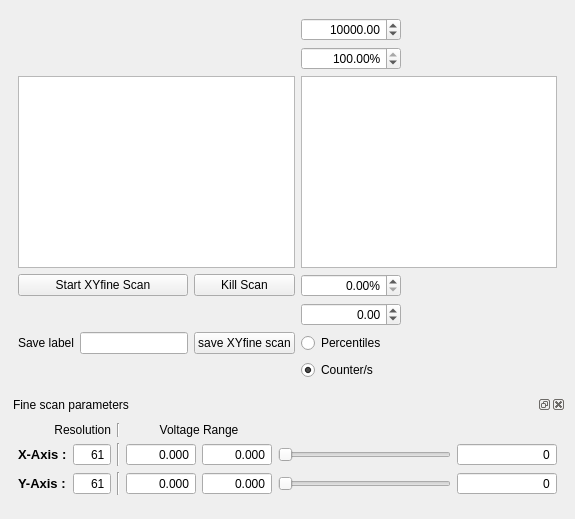
  <widget class="QDockWidget" name="XYfine">
   <property name="windowTitle">
    <string>XY Fine scan</string>
   </property>
   <attribute name="dockWidgetArea">
    <number>2</number>
   </attribute>
   <widget class="QWidget" name="dockWidgetContents">
    <layout class="QGridLayout" name="gridLayout_7">
     <item row="0" column="1">
      <widget class="QWidget" name="widget" native="true">
       <layout class="QVBoxLayout" name="verticalLayout_3">
        <item>
         <layout class="QGridLayout" name="gridLayout_8">
          <item row="3" column="2">
           <widget class="QPushButton" name="KillScanPushButton_2">
            <property name="text">
             <string>Kill Scan</string>
            </property>
           </widget>
          </item>
          <item row="0" column="3">
           <widget class="QDoubleSpinBox" name="xy_cb_max_DoubleSpinBox_2">
            <property name="sizePolicy">
             <sizepolicy hsizetype="Fixed" vsizetype="Fixed">
              <horstretch>0</horstretch>
              <verstretch>0</verstretch>
             </sizepolicy>
            </property>
            <property name="maximumSize">
             <size>
              <width>100</width>
              <height>16777215</height>
             </size>
            </property>
            <property name="mouseTracking">
             <bool>true</bool>
            </property>
            <property name="acceptDrops">
             <bool>true</bool>
            </property>
            <property name="alignment">
             <set>Qt::AlignRight|Qt::AlignTrailing|Qt::AlignVCenter</set>
            </property>
            <property name="accelerated">
             <bool>true</bool>
            </property>
            <property name="suffix">
             <string/>
            </property>
            <property name="minimum">
             <double>-1000000000.000000000000000</double>
            </property>
            <property name="maximum">
             <double>1000000000.000000000000000</double>
            </property>
            <property name="value">
             <double>10000.000000000000000</double>
            </property>
           </widget>
          </item>
          <item row="1" column="3">
           <widget class="QDoubleSpinBox" name="xy_cb_high_percentile_DoubleSpinBox_2">
            <property name="maximumSize">
             <size>
              <width>100</width>
              <height>16777215</height>
             </size>
            </property>
            <property name="alignment">
             <set>Qt::AlignRight|Qt::AlignTrailing|Qt::AlignVCenter</set>
            </property>
            <property name="suffix">
             <string>%</string>
            </property>
            <property name="minimum">
             <double>0.000000000000000</double>
            </property>
            <property name="maximum">
             <double>100.000000000000000</double>
            </property>
            <property name="value">
             <double>100.000000000000000</double>
            </property>
           </widget>
          </item>
          <item row="2" column="3">
           <widget class="PlotWidget" name="contrastView_2">
            <property name="sizePolicy">
             <sizepolicy hsizetype="Preferred" vsizetype="Expanding">
              <horstretch>0</horstretch>
              <verstretch>0</verstretch>
             </sizepolicy>
            </property>
           </widget>
          </item>
          <item row="5" column="3">
           <widget class="QRadioButton" name="centiles_RadioButton_2">
            <property name="sizePolicy">
             <sizepolicy hsizetype="Fixed" vsizetype="Preferred">
              <horstretch>0</horstretch>
              <verstretch>0</verstretch>
             </sizepolicy>
            </property>
            <property name="text">
             <string>Percentiles</string>
            </property>
            <property name="checked">
             <bool>false</bool>
            </property>
           </widget>
          </item>
          <item row="5" column="2">
           <widget class="QPushButton" name="savexy_pushButton_2">
            <property name="sizePolicy">
             <sizepolicy hsizetype="Minimum" vsizetype="Ignored">
              <horstretch>0</horstretch>
              <verstretch>0</verstretch>
             </sizepolicy>
            </property>
            <property name="text">
             <string>save XYfine scan</string>
            </property>
           </widget>
          </item>
          <item row="6" column="3">
           <widget class="QRadioButton" name="manual_RadioButton_2">
            <property name="sizePolicy">
             <sizepolicy hsizetype="Fixed" vsizetype="Fixed">
              <horstretch>0</horstretch>
              <verstretch>0</verstretch>
             </sizepolicy>
            </property>
            <property name="text">
             <string>Counter/s</string>
            </property>
            <property name="checked">
             <bool>true</bool>
            </property>
           </widget>
          </item>
          <item row="5" column="1">
           <widget class="QLineEdit" name="savelabel_2">
            <property name="sizePolicy">
             <sizepolicy hsizetype="Preferred" vsizetype="Preferred">
              <horstretch>0</horstretch>
              <verstretch>0</verstretch>
             </sizepolicy>
            </property>
           </widget>
          </item>
          <item row="3" column="3">
           <widget class="QDoubleSpinBox" name="xy_cb_low_percentile_DoubleSpinBox_2">
            <property name="maximumSize">
             <size>
              <width>100</width>
              <height>16777215</height>
             </size>
            </property>
            <property name="alignment">
             <set>Qt::AlignRight|Qt::AlignTrailing|Qt::AlignVCenter</set>
            </property>
            <property name="suffix">
             <string>%</string>
            </property>
            <property name="minimum">
             <double>0.000000000000000</double>
            </property>
            <property name="maximum">
             <double>100.000000000000000</double>
            </property>
            <property name="value">
             <double>0.000000000000000</double>
            </property>
           </widget>
          </item>
          <item row="5" column="0">
           <widget class="QLabel" name="label_6">
            <property name="text">
             <string>Save label</string>
            </property>
            <property name="alignment">
             <set>Qt::AlignRight|Qt::AlignTrailing|Qt::AlignVCenter</set>
            </property>
           </widget>
          </item>
          <item row="3" column="0" colspan="2">
           <widget class="QPushButton" name="startScanPushButton_2">
            <property name="text">
             <string>Start XYfine Scan</string>
            </property>
           </widget>
          </item>
          <item row="2" column="0" colspan="3">
           <widget class="PlotWidget" name="xyScanView_2"/>
          </item>
          <item row="4" column="3">
           <widget class="QDoubleSpinBox" name="xy_cb_min_DoubleSpinBox_2">
            <property name="sizePolicy">
             <sizepolicy hsizetype="Fixed" vsizetype="Fixed">
              <horstretch>0</horstretch>
              <verstretch>0</verstretch>
             </sizepolicy>
            </property>
            <property name="maximumSize">
             <size>
              <width>100</width>
              <height>16777215</height>
             </size>
            </property>
            <property name="mouseTracking">
             <bool>true</bool>
            </property>
            <property name="acceptDrops">
             <bool>true</bool>
            </property>
            <property name="alignment">
             <set>Qt::AlignRight|Qt::AlignTrailing|Qt::AlignVCenter</set>
            </property>
            <property name="accelerated">
             <bool>true</bool>
            </property>
            <property name="suffix">
             <string/>
            </property>
            <property name="minimum">
             <double>-1000000000.000000000000000</double>
            </property>
            <property name="maximum">
             <double>10000000.000000000000000</double>
            </property>
            <property name="value">
             <double>0.000000000000000</double>
            </property>
           </widget>
          </item>
         </layout>
        </item>
       </layout>
      </widget>
     </item>
     <item row="1" column="1">
      <widget class="QDockWidget" name="scan_control_dockWidget_2">
       <property name="sizePolicy">
        <sizepolicy hsizetype="Fixed" vsizetype="Fixed">
         <horstretch>0</horstretch>
         <verstretch>0</verstretch>
        </sizepolicy>
       </property>
       <property name="maximumSize">
        <size>
         <width>524287</width>
         <height>170</height>
        </size>
       </property>
       <property name="windowTitle">
        <string>Fine scan parameters</string>
       </property>
       <widget class="QWidget" name="dockWidgetContents_4">
        <layout class="QGridLayout" name="gridLayout_4">
         <item row="1" column="0">
          <widget class="QLabel" name="xAxisLabel_4">
           <property name="sizePolicy">
            <sizepolicy hsizetype="Fixed" vsizetype="Preferred">
             <horstretch>0</horstretch>
             <verstretch>0</verstretch>
            </sizepolicy>
           </property>
           <property name="font">
            <font>
             <pointsize>10</pointsize>
             <weight>75</weight>
             <bold>true</bold>
            </font>
           </property>
           <property name="text">
            <string>X-Axis :</string>
           </property>
           <property name="scaledContents">
            <bool>false</bool>
           </property>
          </widget>
         </item>
         <item row="1" column="4">
          <widget class="ScienDSpinBox" name="x_max_InputWidget_2">
           <property name="sizePolicy">
            <sizepolicy hsizetype="Expanding" vsizetype="Fixed">
             <horstretch>0</horstretch>
             <verstretch>0</verstretch>
            </sizepolicy>
           </property>
           <property name="minimumSize">
            <size>
             <width>70</width>
             <height>0</height>
            </size>
           </property>
           <property name="maximumSize">
            <size>
             <width>50</width>
             <height>16777215</height>
            </size>
           </property>
           <property name="mouseTracking">
            <bool>true</bool>
           </property>
           <property name="focusPolicy">
            <enum>Qt::WheelFocus</enum>
           </property>
           <property name="acceptDrops">
            <bool>true</bool>
           </property>
           <property name="toolTip">
            <string>&lt;html&gt;&lt;head/&gt;&lt;body&gt;&lt;p&gt;&lt;span style=&quot; font-size:10pt; font-weight:600;&quot;&gt;X_Max&lt;/span&gt;&lt;/p&gt;&lt;/body&gt;&lt;/html&gt;</string>
           </property>
           <property name="alignment">
            <set>Qt::AlignRight|Qt::AlignTrailing|Qt::AlignVCenter</set>
           </property>
           <property name="buttonSymbols">
            <enum>QAbstractSpinBox::NoButtons</enum>
           </property>
           <property name="accelerated">
            <bool>true</bool>
           </property>
           <property name="decimals">
            <number>3</number>
           </property>
           <property name="minimum">
            <double>0.000000000000000</double>
           </property>
           <property name="maximum">
            <double>60.000000000000000</double>
           </property>
          </widget>
         </item>
         <item row="1" column="5">
          <widget class="QSlider" name="x_SliderWidget_2">
           <property name="minimumSize">
            <size>
             <width>150</width>
             <height>0</height>
            </size>
           </property>
           <property name="singleStep">
            <number>1</number>
           </property>
           <property name="orientation">
            <enum>Qt::Horizontal</enum>
           </property>
          </widget>
         </item>
         <item row="1" column="6">
          <widget class="ScienDSpinBox" name="x_current_InputWidget_2">
           <property name="sizePolicy">
            <sizepolicy hsizetype="Fixed" vsizetype="Fixed">
             <horstretch>0</horstretch>
             <verstretch>0</verstretch>
            </sizepolicy>
           </property>
           <property name="minimumSize">
            <size>
             <width>100</width>
             <height>0</height>
            </size>
           </property>
           <property name="maximumSize">
            <size>
             <width>50</width>
             <height>16777215</height>
            </size>
           </property>
           <property name="mouseTracking">
            <bool>true</bool>
           </property>
           <property name="focusPolicy">
            <enum>Qt::WheelFocus</enum>
           </property>
           <property name="acceptDrops">
            <bool>true</bool>
           </property>
           <property name="toolTip">
            <string>&lt;html&gt;&lt;head/&gt;&lt;body&gt;&lt;p&gt;&lt;span style=&quot; font-size:10pt; font-weight:600;&quot;&gt;X-position&lt;/span&gt;&lt;/p&gt;&lt;/body&gt;&lt;/html&gt;</string>
           </property>
           <property name="alignment">
            <set>Qt::AlignRight|Qt::AlignTrailing|Qt::AlignVCenter</set>
           </property>
           <property name="buttonSymbols">
            <enum>QAbstractSpinBox::NoButtons</enum>
           </property>
           <property name="accelerated">
            <bool>true</bool>
           </property>
           <property name="decimals">
            <number>0</number>
           </property>
           <property name="minimum">
            <double>0.000000000000000</double>
           </property>
           <property name="maximum">
            <double>60.000000000000000</double>
           </property>
           <property name="singleStep">
            <double>0.010000000000000</double>
           </property>
          </widget>
         </item>
         <item row="2" column="0">
          <widget class="QLabel" name="yAxisLabel_4">
           <property name="sizePolicy">
            <sizepolicy hsizetype="Fixed" vsizetype="Preferred">
             <horstretch>0</horstretch>
             <verstretch>0</verstretch>
            </sizepolicy>
           </property>
           <property name="font">
            <font>
             <pointsize>10</pointsize>
             <weight>75</weight>
             <bold>true</bold>
            </font>
           </property>
           <property name="text">
            <string>Y-Axis :</string>
           </property>
          </widget>
         </item>
         <item row="0" column="3" colspan="2">
          <widget class="QLabel" name="scanrangeLabel_2">
           <property name="text">
            <string>Voltage Range</string>
           </property>
           <property name="alignment">
            <set>Qt::AlignCenter</set>
           </property>
          </widget>
         </item>
         <item row="1" column="2">
          <widget class="Line" name="line_8">
           <property name="orientation">
            <enum>Qt::Vertical</enum>
           </property>
          </widget>
         </item>
         <item row="2" column="2">
          <widget class="Line" name="line_7">
           <property name="orientation">
            <enum>Qt::Vertical</enum>
           </property>
          </widget>
         </item>
         <item row="1" column="1">
          <widget class="QSpinBox" name="x_res_InputWidget_2">
           <property name="sizePolicy">
            <sizepolicy hsizetype="Fixed" vsizetype="Preferred">
             <horstretch>0</horstretch>
             <verstretch>0</verstretch>
            </sizepolicy>
           </property>
           <property name="mouseTracking">
            <bool>true</bool>
           </property>
           <property name="focusPolicy">
            <enum>Qt::WheelFocus</enum>
           </property>
           <property name="acceptDrops">
            <bool>true</bool>
           </property>
           <property name="toolTip">
            <string>&lt;html&gt;&lt;head/&gt;&lt;body&gt;&lt;p&gt;&lt;span style=&quot; font-size:10pt; font-weight:600;&quot;&gt;XY-Resolution&lt;/span&gt;&lt;/p&gt;&lt;/body&gt;&lt;/html&gt;</string>
           </property>
           <property name="alignment">
            <set>Qt::AlignRight|Qt::AlignTrailing|Qt::AlignVCenter</set>
           </property>
           <property name="buttonSymbols">
            <enum>QAbstractSpinBox::NoButtons</enum>
           </property>
           <property name="accelerated">
            <bool>true</bool>
           </property>
           <property name="minimum">
            <number>2</number>
           </property>
           <property name="maximum">
            <number>6001</number>
           </property>
           <property name="value">
            <number>61</number>
           </property>
          </widget>
         </item>
         <item row="2" column="3">
          <widget class="ScienDSpinBox" name="y_min_InputWidget_2">
           <property name="sizePolicy">
            <sizepolicy hsizetype="Expanding" vsizetype="Fixed">
             <horstretch>0</horstretch>
             <verstretch>0</verstretch>
            </sizepolicy>
           </property>
           <property name="minimumSize">
            <size>
             <width>70</width>
             <height>0</height>
            </size>
           </property>
           <property name="maximumSize">
            <size>
             <width>50</width>
             <height>16777215</height>
            </size>
           </property>
           <property name="mouseTracking">
            <bool>true</bool>
           </property>
           <property name="focusPolicy">
            <enum>Qt::WheelFocus</enum>
           </property>
           <property name="acceptDrops">
            <bool>true</bool>
           </property>
           <property name="toolTip">
            <string>&lt;html&gt;&lt;head/&gt;&lt;body&gt;&lt;p&gt;&lt;span style=&quot; font-size:10pt; font-weight:600;&quot;&gt;Y_Min&lt;/span&gt;&lt;/p&gt;&lt;/body&gt;&lt;/html&gt;</string>
           </property>
           <property name="alignment">
            <set>Qt::AlignRight|Qt::AlignTrailing|Qt::AlignVCenter</set>
           </property>
           <property name="buttonSymbols">
            <enum>QAbstractSpinBox::NoButtons</enum>
           </property>
           <property name="accelerated">
            <bool>true</bool>
           </property>
           <property name="decimals">
            <number>3</number>
           </property>
           <property name="minimum">
            <double>0.000000000000000</double>
           </property>
           <property name="maximum">
            <double>70.000000000000000</double>
           </property>
          </widget>
         </item>
         <item row="2" column="5">
          <widget class="QSlider" name="y_SliderWidget_2">
           <property name="sizePolicy">
            <sizepolicy hsizetype="Expanding" vsizetype="Fixed">
             <horstretch>0</horstretch>
             <verstretch>0</verstretch>
            </sizepolicy>
           </property>
           <property name="minimumSize">
            <size>
             <width>150</width>
             <height>0</height>
            </size>
           </property>
           <property name="sizeIncrement">
            <size>
             <width>0</width>
             <height>0</height>
            </size>
           </property>
           <property name="baseSize">
            <size>
             <width>0</width>
             <height>0</height>
            </size>
           </property>
           <property name="focusPolicy">
            <enum>Qt::StrongFocus</enum>
           </property>
           <property name="orientation">
            <enum>Qt::Horizontal</enum>
           </property>
          </widget>
         </item>
         <item row="2" column="6">
          <widget class="ScienDSpinBox" name="y_current_InputWidget_2">
           <property name="sizePolicy">
            <sizepolicy hsizetype="Fixed" vsizetype="Fixed">
             <horstretch>0</horstretch>
             <verstretch>0</verstretch>
            </sizepolicy>
           </property>
           <property name="minimumSize">
            <size>
             <width>100</width>
             <height>0</height>
            </size>
           </property>
           <property name="maximumSize">
            <size>
             <width>50</width>
             <height>16777215</height>
            </size>
           </property>
           <property name="mouseTracking">
            <bool>true</bool>
           </property>
           <property name="focusPolicy">
            <enum>Qt::WheelFocus</enum>
           </property>
           <property name="acceptDrops">
            <bool>true</bool>
           </property>
           <property name="toolTip">
            <string>&lt;html&gt;&lt;head/&gt;&lt;body&gt;&lt;p&gt;&lt;span style=&quot; font-size:10pt; font-weight:600;&quot;&gt;Y-position&lt;/span&gt;&lt;/p&gt;&lt;/body&gt;&lt;/html&gt;</string>
           </property>
           <property name="alignment">
            <set>Qt::AlignRight|Qt::AlignTrailing|Qt::AlignVCenter</set>
           </property>
           <property name="buttonSymbols">
            <enum>QAbstractSpinBox::NoButtons</enum>
           </property>
           <property name="accelerated">
            <bool>true</bool>
           </property>
           <property name="decimals">
            <number>0</number>
           </property>
           <property name="minimum">
            <double>0.000000000000000</double>
           </property>
           <property name="maximum">
            <double>70.000000000000000</double>
           </property>
           <property name="singleStep">
            <double>0.010000000000000</double>
           </property>
          </widget>
         </item>
         <item row="0" column="0" colspan="2">
          <widget class="QLabel" name="resolutionLabel_2">
           <property name="sizePolicy">
            <sizepolicy hsizetype="Fixed" vsizetype="Preferred">
             <horstretch>0</horstretch>
             <verstretch>0</verstretch>
            </sizepolicy>
           </property>
           <property name="minimumSize">
            <size>
             <width>50</width>
             <height>0</height>
            </size>
           </property>
           <property name="maximumSize">
            <size>
             <width>125</width>
             <height>16777215</height>
            </size>
           </property>
           <property name="text">
            <string>Resolution</string>
           </property>
           <property name="alignment">
            <set>Qt::AlignRight|Qt::AlignTrailing|Qt::AlignVCenter</set>
           </property>
          </widget>
         </item>
         <item row="1" column="3">
          <widget class="ScienDSpinBox" name="x_min_InputWidget_2">
           <property name="sizePolicy">
            <sizepolicy hsizetype="Expanding" vsizetype="Fixed">
             <horstretch>0</horstretch>
             <verstretch>0</verstretch>
            </sizepolicy>
           </property>
           <property name="minimumSize">
            <size>
             <width>70</width>
             <height>0</height>
            </size>
           </property>
           <property name="maximumSize">
            <size>
             <width>50</width>
             <height>16777215</height>
            </size>
           </property>
           <property name="mouseTracking">
            <bool>true</bool>
           </property>
           <property name="focusPolicy">
            <enum>Qt::WheelFocus</enum>
           </property>
           <property name="acceptDrops">
            <bool>true</bool>
           </property>
           <property name="toolTip">
            <string>&lt;html&gt;&lt;head/&gt;&lt;body&gt;&lt;p&gt;&lt;span style=&quot; font-size:10pt; font-weight:600;&quot;&gt;X_Min&lt;/span&gt;&lt;/p&gt;&lt;/body&gt;&lt;/html&gt;</string>
           </property>
           <property name="alignment">
            <set>Qt::AlignRight|Qt::AlignTrailing|Qt::AlignVCenter</set>
           </property>
           <property name="buttonSymbols">
            <enum>QAbstractSpinBox::NoButtons</enum>
           </property>
           <property name="accelerated">
            <bool>true</bool>
           </property>
           <property name="decimals">
            <number>3</number>
           </property>
           <property name="minimum">
            <double>0.000000000000000</double>
           </property>
           <property name="maximum">
            <double>60.000000000000000</double>
           </property>
           <property name="singleStep">
            <double>0.001000000000000</double>
           </property>
          </widget>
         </item>
         <item row="2" column="4">
          <widget class="ScienDSpinBox" name="y_max_InputWidget_2">
           <property name="sizePolicy">
            <sizepolicy hsizetype="Expanding" vsizetype="Fixed">
             <horstretch>0</horstretch>
             <verstretch>0</verstretch>
            </sizepolicy>
           </property>
           <property name="minimumSize">
            <size>
             <width>70</width>
             <height>0</height>
            </size>
           </property>
           <property name="maximumSize">
            <size>
             <width>50</width>
             <height>16777215</height>
            </size>
           </property>
           <property name="mouseTracking">
            <bool>true</bool>
           </property>
           <property name="focusPolicy">
            <enum>Qt::WheelFocus</enum>
           </property>
           <property name="acceptDrops">
            <bool>true</bool>
           </property>
           <property name="toolTip">
            <string>&lt;html&gt;&lt;head/&gt;&lt;body&gt;&lt;p&gt;&lt;span style=&quot; font-size:10pt; font-weight:600;&quot;&gt;Y_Max&lt;/span&gt;&lt;/p&gt;&lt;/body&gt;&lt;/html&gt;</string>
           </property>
           <property name="alignment">
            <set>Qt::AlignRight|Qt::AlignTrailing|Qt::AlignVCenter</set>
           </property>
           <property name="buttonSymbols">
            <enum>QAbstractSpinBox::NoButtons</enum>
           </property>
           <property name="accelerated">
            <bool>true</bool>
           </property>
           <property name="decimals">
            <number>3</number>
           </property>
           <property name="minimum">
            <double>0.000000000000000</double>
           </property>
           <property name="maximum">
            <double>70.000000000000000</double>
           </property>
          </widget>
         </item>
         <item row="0" column="2">
          <widget class="Line" name="line_5">
           <property name="orientation">
            <enum>Qt::Vertical</enum>
           </property>
          </widget>
         </item>
         <item row="3" column="2">
          <widget class="Line" name="line_6">
           <property name="orientation">
            <enum>Qt::Vertical</enum>
           </property>
          </widget>
         </item>
         <item row="2" column="1">
          <widget class="QSpinBox" name="y_res_InputWidget_2">
           <property name="sizePolicy">
            <sizepolicy hsizetype="Fixed" vsizetype="Preferred">
             <horstretch>0</horstretch>
             <verstretch>0</verstretch>
            </sizepolicy>
           </property>
           <property name="alignment">
            <set>Qt::AlignRight|Qt::AlignTrailing|Qt::AlignVCenter</set>
           </property>
           <property name="buttonSymbols">
            <enum>QAbstractSpinBox::NoButtons</enum>
           </property>
           <property name="accelerated">
            <bool>true</bool>
           </property>
           <property name="keyboardTracking">
            <bool>true</bool>
           </property>
           <property name="minimum">
            <number>2</number>
           </property>
           <property name="maximum">
            <number>7001</number>
           </property>
           <property name="value">
            <number>61</number>
           </property>
          </widget>
         </item>
        </layout>
       </widget>
      </widget>
     </item>
    </layout>
   </widget>
  </widget>
